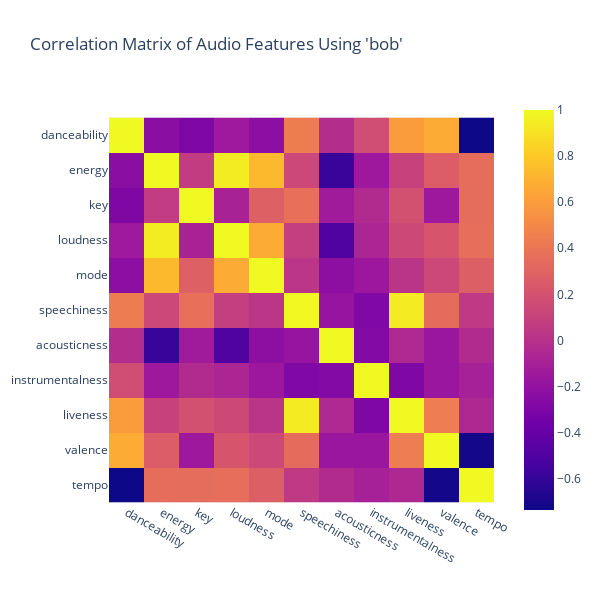

This figure's notebook cell:
### Markdown cell above
I then tested creating a correlation matrix only for my `bob` dataframe:

### Code cell
correlation_matrix = bob.corr(numeric_only=True)
figbob = px.imshow(correlation_matrix,
               title="Correlation Matrix of Audio Features Using 'bob'")
figbob.update_layout(width=600, height=600)
figbob.show()

### Figure 1 — Plotly figure (JSON) as saved in the notebook; plotly's stock layout.template omitted (floating-point values rounded to 4 significant figures)
{"data": [{"coloraxis": "coloraxis", "hovertemplate": "x: %{x}<br>y: %{y}<br>color: %{z}<extra></extra>", "name": "0", "type": "heatmap", "x": ["danceability", "energy", "key", "loudness", "mode", "speechiness", "acousticness", "instrumentalness", "liveness", "valence", "tempo"], "xaxis": "x", "y": ["danceability", "energy", "key", "loudness", "mode", "speechiness", "acousticness", "instrumentalness", "liveness", "valence", "tempo"], "yaxis": "y", "z": [[1, -0.2407, -0.2919, -0.1484, -0.2331, 0.4345, -0.02282, 0.1745, 0.5958, 0.6733, -0.7362], [-0.2407, 1, 0.06451, 0.9463, 0.7306, 0.1376, -0.5857, -0.1508, 0.1035, 0.2623, 0.3534], [-0.2919, 0.06451, 1, -0.08831, 0.2767, 0.3716, -0.1342, -0.0358, 0.1912, -0.1517, 0.352], [-0.1484, 0.9463, -0.08831, 1, 0.6735, 0.08347, -0.4978, -0.06718, 0.1423, 0.2136, 0.3613], [-0.2331, 0.7306, 0.2767, 0.6735, 1, 0.02312, -0.2263, -0.1563, 0.01917, 0.1355, 0.2711], [0.4345, 0.1376, 0.3716, 0.08347, 0.02312, 1, -0.1834, -0.2865, 0.9431, 0.3499, 0.04796], [-0.02282, -0.5857, -0.1342, -0.4978, -0.2263, -0.1834, 1, -0.2734, -0.05043, -0.1632, -0.0354], [0.1745, -0.1508, -0.0358, -0.06718, -0.1563, -0.2865, -0.2734, 1, -0.2888, -0.1669, -0.1008], [0.5958, 0.1035, 0.1912, 0.1423, 0.01917, 0.9431, -0.05043, -0.2888, 1, 0.4394, -0.05659], [0.6733, 0.2623, -0.1517, 0.2136, 0.1355, 0.3499, -0.1632, -0.1669, 0.4394, 1, -0.7094], [-0.7362, 0.3534, 0.352, 0.3613, 0.2711, 0.04796, -0.0354, -0.1008, -0.05659, -0.7094, 1]]}], "layout": {"coloraxis": {"colorscale": [[0, "#0d0887"], [0.1111, "#46039f"], [0.2222, "#7201a8"], [0.3333, "#9c179e"], [0.4444, "#bd3786"], [0.5556, "#d8576b"], [0.6667, "#ed7953"], [0.7778, "#fb9f3a"], [0.8889, "#fdca26"], [1, "#f0f921"]]}, "height": 600, "title": {"text": "Correlation Matrix of Audio Features Using 'bob'"}, "width": 600, "xaxis": {"anchor": "y", "autorange": true, "constrain": "domain", "domain": [0, 1], "range": [-0.5, 10.5], "scaleanchor": "y", "type": "category"}, "yaxis": {"anchor": "x", "autorange": true, "constrain": "domain", "domain": [0.04167, 0.9583], "range": [10.5, -0.5], "type": "category"}}}
